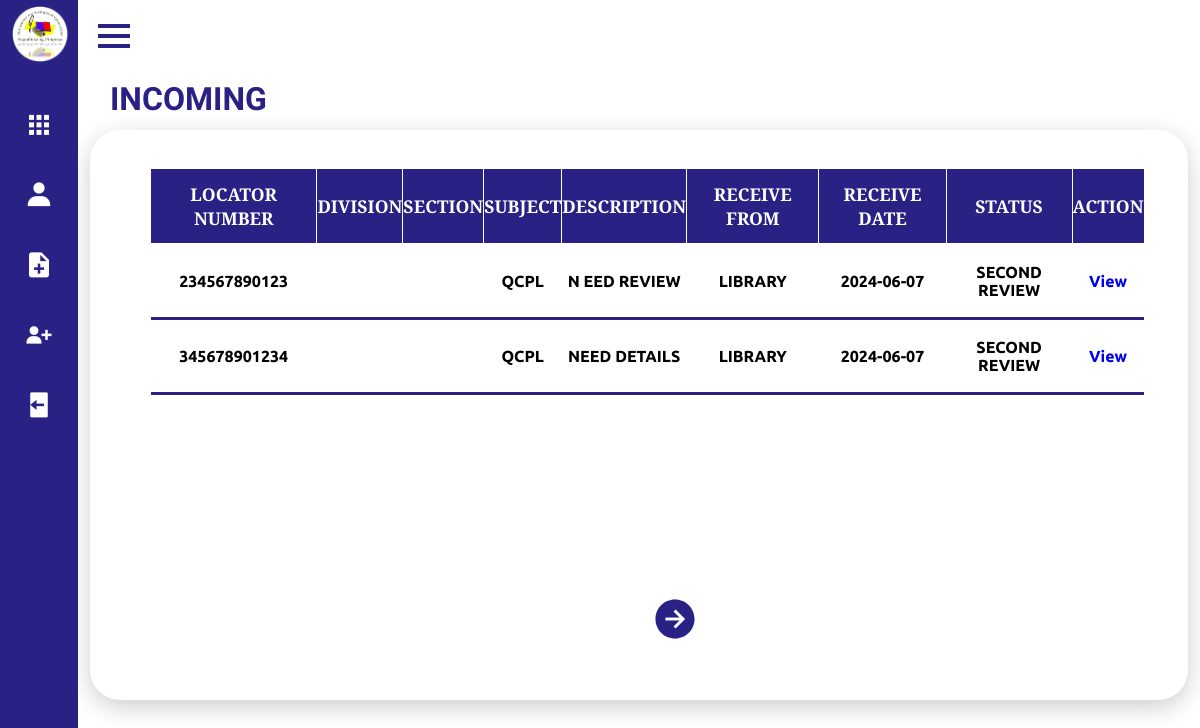
Page /Frontend/Dashboard/incoming.php on the earlier database version.
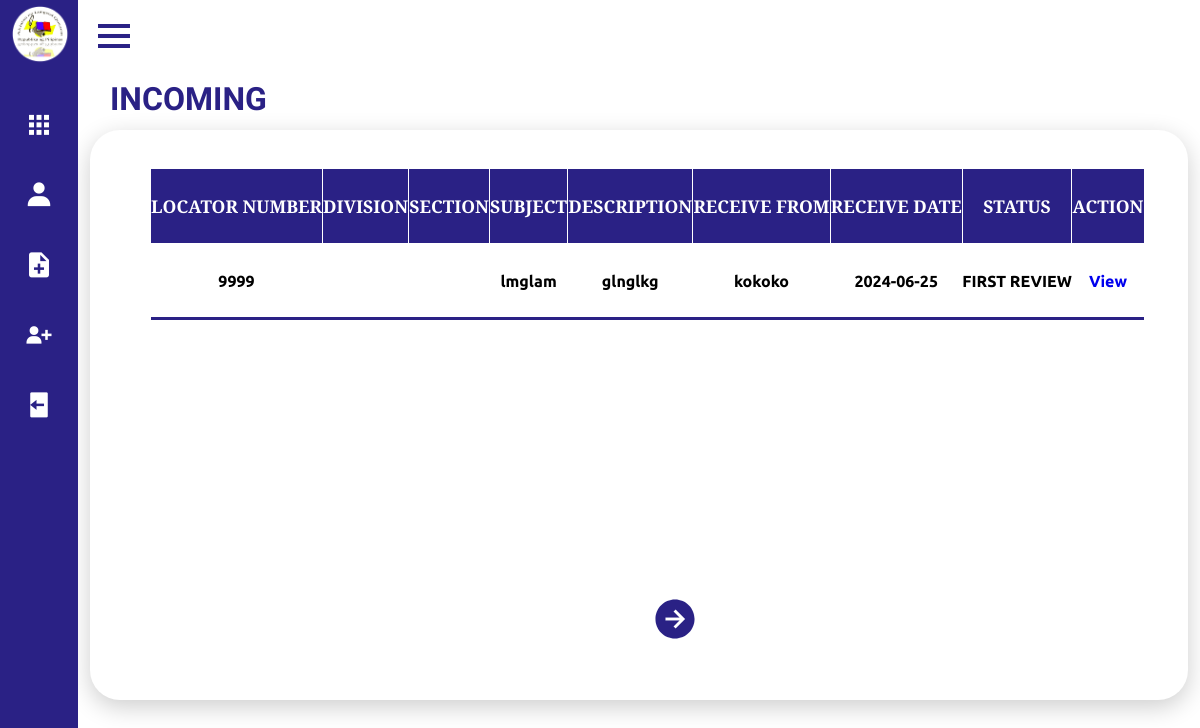
Same page on the later database version.
### tables this page shows
CREATE TABLE `fileupload` (
  `id` int(11) NOT NULL,
  `file_name` varchar(255) NOT NULL,
  `division` varchar(255) DEFAULT NULL,
  `section` varchar(255) DEFAULT NULL,
  `category` enum('Incoming','Outgoing','','') DEFAULT NULL,
  `locator_num` varchar(255) DEFAULT NULL,
  `received_date` date DEFAULT NULL,
  `received_from` varchar(255) DEFAULT NULL,
  `subject` varchar(255) DEFAULT NULL,
  `description` text DEFAULT NULL,
  `type` varchar(100) DEFAULT NULL,
  `file_path` varchar(255) NOT NULL,
  `proofreader_comment` varchar(255) NOT NULL,
  `boss2_comment` varchar(255) NOT NULL,
  `boss1_comment` varchar(255) NOT NULL,
  `status` varchar(255) NOT NULL
);

### Frontend/Dashboard/incoming.php (the view, shortened to what this page needs)
<!DOCTYPE html>
<html lang="en">
<head>
    <link rel="stylesheet" href="style.css">
    <link href='https://unpkg.com/boxicons@2.0.7/css/boxicons.min.css' rel='stylesheet'>
</head>
<body>
  <div class="sidebar close">
        <div class="logo-details">
            <span class="img">
                <img src="imgs/logo.png" >
            </span>
        </div>
        <ul class="nav-links">
          <li>
            <div class="iocn-link">
              <a href="dash.php">
                <i class='bx bxs-grid'></i>
              </a>
            </div>
          </li>
          <li>
            <div class="iocn-link">
              <a href="user.php">
                <i class='bx bxs-user' ></i>
              </a>
            </div>
          </li>
          <li>
            <a href="doc.html">
              <i class='bx bxs-file-plus' ></i>
            </a>
          </li>
          <li>
            <a href="adduser.html">
              <i class='bx bxs-user-plus' ></i>
            </a>
          </li>
          <li>
            <a href="/qcpl/Backend/logout.php">
              <i class='bx bxs-log-out' ></i>
            </a>
          </li>
      </ul>
      </div>
        <section class="home-section">
            <div class="home-content">
              <i class='bx bx-menu' ></i>
            </div>
            <div class="details">
                <div class="upload">
                    <div class="cardHeader">
                        <h2>INCOMING</h2>
            <div class ="incoming">
            <?php
                $server = "localhost";
                $username = "root";
                $password = "";
                $db = "qcpl";
                $conn = new mysqli($server, $username, $password, $db);
                $rowsPerPage = 4;
                $page = isset($_GET['page']) ? intval($_GET['page']) : 1;
                $offset = ($page - 1) * $rowsPerPage;
                $sql = "SELECT * FROM fileupload WHERE category = 'Incoming' AND status != 'Approved' LIMIT ? OFFSET ?";
                $stmt = $conn->prepare($sql);
                $stmt->bind_param("ii", $rowsPerPage, $offset);
                $stmt->execute();
                $result = $stmt->get_result();
                if ($result->num_rows > 0) {
                    echo "<table>";
                    echo "<tr><th>Locator Number</th><th>Division</th><th>Section</th><th>Subject</th><th>Description</th><th>Receive From</th><th>Receive Date</th><th>Status</th><th>Action</th></tr>";
                    while ($row = $result->fetch_assoc()) {
                        echo "<tr>";
                        echo "<td><center>" . $row["locator_num"] . "</center></td>";
                        echo "<td><center>" . $row["division"] . "</center></td>";
                        echo "<td><center>" . $row["section"] . "</center></td>";
                        echo "<td><center>" . $row["subject"] . "</center></td>";
                        echo "<td><center>" . $row["description"] . "</center></td>";
                        echo "<td><center>" . $row["received_from"] . "</center></td>";
                        echo "<td><center>" . $row["received_date"] . "</center></td>";
                        echo "<td id='status'><center>" . $row["status"] . "</center></td>";
                        echo "<td>" ."<center>". "<a href='adminlocator.php?locator_num=" . htmlspecialchars($row["locator_num"]) . "' target='_self'>View</a></td>";
                        echo "</tr>";
                    }
                    echo "</table>";
                    $nextPage = $page + 1;
                    echo "<a href='?page=$nextPage' id='next'><ion-icon name='arrow-forward-circle-sharp'></ion-icon></a>";
                } else {
                    echo "<p>No documents found.</p>";
                }
            ?>
                    </div>
                </div>
            </div>
        </div>
        </section>
</body>
</html>

Differences in the rows shown:
removed fileupload: locator_num "234567890123", subject "QCPL", description "N EED REVIEW", received_from "LIBRARY", received_date "2024-06-07", status "SECOND REVIEW"
removed fileupload: locator_num "345678901234", subject "QCPL", description "NEED DETAILS", received_from "LIBRARY", received_date "2024-06-07", status "SECOND REVIEW"
added fileupload: locator_num "9999", subject "lmglam", description "glnglkg", received_from "kokoko", received_date "2024-06-25", status "FIRST REVIEW"
